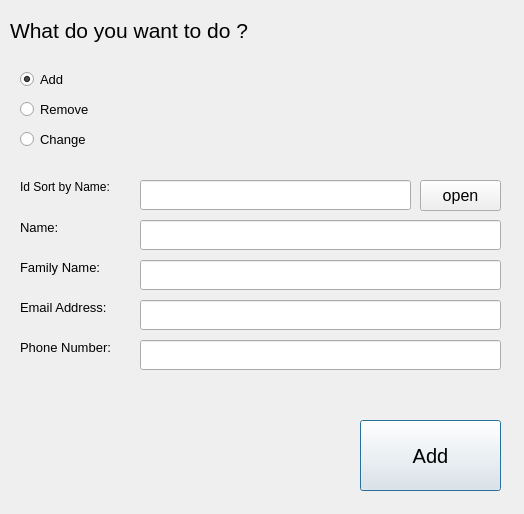
<?xml version="1.0" encoding="UTF-8"?>
<ui version="4.0">
 <class>Change</class>
 <widget class="QDialog" name="Change">
  <property name="geometry">
   <rect>
    <x>0</x>
    <y>0</y>
    <width>524</width>
    <height>514</height>
   </rect>
  </property>
  <property name="windowTitle">
   <string>Dialog</string>
  </property>
  <widget class="QPushButton" name="pushButton">
   <property name="geometry">
    <rect>
     <x>360</x>
     <y>420</y>
     <width>141</width>
     <height>71</height>
    </rect>
   </property>
   <property name="font">
    <font>
     <pointsize>15</pointsize>
    </font>
   </property>
   <property name="text">
    <string>Add</string>
   </property>
  </widget>
  <widget class="QLabel" name="label_4">
   <property name="geometry">
    <rect>
     <x>20</x>
     <y>300</y>
     <width>111</width>
     <height>30</height>
    </rect>
   </property>
   <property name="font">
    <font>
     <pointsize>10</pointsize>
    </font>
   </property>
   <property name="text">
    <string>Email Address:</string>
   </property>
   <property name="alignment">
    <set>Qt::AlignLeading|Qt::AlignLeft|Qt::AlignTop</set>
   </property>
   <property name="wordWrap">
    <bool>true</bool>
   </property>
  </widget>
  <widget class="QLabel" name="label_5">
   <property name="geometry">
    <rect>
     <x>20</x>
     <y>340</y>
     <width>111</width>
     <height>30</height>
    </rect>
   </property>
   <property name="font">
    <font>
     <pointsize>10</pointsize>
    </font>
   </property>
   <property name="text">
    <string>Phone Number:</string>
   </property>
   <property name="alignment">
    <set>Qt::AlignLeading|Qt::AlignLeft|Qt::AlignTop</set>
   </property>
   <property name="wordWrap">
    <bool>true</bool>
   </property>
  </widget>
  <widget class="QLineEdit" name="lineEdit_phone">
   <property name="geometry">
    <rect>
     <x>140</x>
     <y>340</y>
     <width>361</width>
     <height>30</height>
    </rect>
   </property>
  </widget>
  <widget class="QLineEdit" name="lineEdit_id">
   <property name="geometry">
    <rect>
     <x>140</x>
     <y>180</y>
     <width>271</width>
     <height>30</height>
    </rect>
   </property>
  </widget>
  <widget class="QLineEdit" name="lineEditName">
   <property name="geometry">
    <rect>
     <x>140</x>
     <y>220</y>
     <width>361</width>
     <height>30</height>
    </rect>
   </property>
  </widget>
  <widget class="QLabel" name="label_6">
   <property name="geometry">
    <rect>
     <x>20</x>
     <y>180</y>
     <width>121</width>
     <height>30</height>
    </rect>
   </property>
   <property name="font">
    <font>
     <pointsize>9</pointsize>
    </font>
   </property>
   <property name="text">
    <string>Id Sort by Name:</string>
   </property>
   <property name="alignment">
    <set>Qt::AlignLeading|Qt::AlignLeft|Qt::AlignTop</set>
   </property>
   <property name="wordWrap">
    <bool>true</bool>
   </property>
  </widget>
  <widget class="QRadioButton" name="radioButton">
   <property name="geometry">
    <rect>
     <x>20</x>
     <y>70</y>
     <width>88</width>
     <height>19</height>
    </rect>
   </property>
   <property name="font">
    <font>
     <pointsize>10</pointsize>
    </font>
   </property>
   <property name="text">
    <string>Add</string>
   </property>
   <property name="checked">
    <bool>true</bool>
   </property>
  </widget>
  <widget class="QRadioButton" name="radioButton_2">
   <property name="geometry">
    <rect>
     <x>20</x>
     <y>100</y>
     <width>88</width>
     <height>19</height>
    </rect>
   </property>
   <property name="font">
    <font>
     <pointsize>10</pointsize>
    </font>
   </property>
   <property name="text">
    <string>Remove</string>
   </property>
  </widget>
  <widget class="QLineEdit" name="lineEdit_Family">
   <property name="geometry">
    <rect>
     <x>140</x>
     <y>260</y>
     <width>361</width>
     <height>30</height>
    </rect>
   </property>
  </widget>
  <widget class="QRadioButton" name="radioButton_3">
   <property name="geometry">
    <rect>
     <x>20</x>
     <y>130</y>
     <width>88</width>
     <height>19</height>
    </rect>
   </property>
   <property name="font">
    <font>
     <pointsize>10</pointsize>
    </font>
   </property>
   <property name="text">
    <string>Change</string>
   </property>
  </widget>
  <widget class="QLabel" name="label_2">
   <property name="geometry">
    <rect>
     <x>20</x>
     <y>220</y>
     <width>91</width>
     <height>30</height>
    </rect>
   </property>
   <property name="font">
    <font>
     <pointsize>10</pointsize>
    </font>
   </property>
   <property name="text">
    <string>Name:</string>
   </property>
   <property name="alignment">
    <set>Qt::AlignLeading|Qt::AlignLeft|Qt::AlignTop</set>
   </property>
   <property name="wordWrap">
    <bool>true</bool>
   </property>
  </widget>
  <widget class="QLabel" name="label_3">
   <property name="geometry">
    <rect>
     <x>20</x>
     <y>260</y>
     <width>91</width>
     <height>30</height>
    </rect>
   </property>
   <property name="font">
    <font>
     <pointsize>10</pointsize>
    </font>
   </property>
   <property name="text">
    <string>Family Name:</string>
   </property>
   <property name="alignment">
    <set>Qt::AlignLeading|Qt::AlignLeft|Qt::AlignTop</set>
   </property>
   <property name="wordWrap">
    <bool>true</bool>
   </property>
  </widget>
  <widget class="QLabel" name="label">
   <property name="geometry">
    <rect>
     <x>10</x>
     <y>10</y>
     <width>400</width>
     <height>40</height>
    </rect>
   </property>
   <property name="font">
    <font>
     <pointsize>16</pointsize>
    </font>
   </property>
   <property name="text">
    <string>What do you want to do ?</string>
   </property>
  </widget>
  <widget class="QLineEdit" name="lineEdit_email">
   <property name="geometry">
    <rect>
     <x>140</x>
     <y>300</y>
     <width>361</width>
     <height>30</height>
    </rect>
   </property>
  </widget>
  <widget class="QLabel" name="label_errorshow">
   <property name="geometry">
    <rect>
     <x>20</x>
     <y>380</y>
     <width>481</width>
     <height>30</height>
    </rect>
   </property>
   <property name="font">
    <font>
     <pointsize>10</pointsize>
    </font>
   </property>
   <property name="text">
    <string/>
   </property>
   <property name="alignment">
    <set>Qt::AlignLeading|Qt::AlignLeft|Qt::AlignTop</set>
   </property>
   <property name="wordWrap">
    <bool>true</bool>
   </property>
  </widget>
  <widget class="QPushButton" name="pushButton_open">
   <property name="geometry">
    <rect>
     <x>420</x>
     <y>180</y>
     <width>81</width>
     <height>31</height>
    </rect>
   </property>
   <property name="font">
    <font>
     <pointsize>12</pointsize>
    </font>
   </property>
   <property name="text">
    <string>open</string>
   </property>
  </widget>
 </widget>
 <tabstops>
  <tabstop>radioButton</tabstop>
  <tabstop>radioButton_2</tabstop>
  <tabstop>radioButton_3</tabstop>
  <tabstop>lineEdit_id</tabstop>
  <tabstop>pushButton_open</tabstop>
  <tabstop>lineEditName</tabstop>
  <tabstop>lineEdit_Family</tabstop>
  <tabstop>lineEdit_email</tabstop>
  <tabstop>lineEdit_phone</tabstop>
  <tabstop>pushButton</tabstop>
 </tabstops>
 <resources/>
 <connections/>
</ui>
